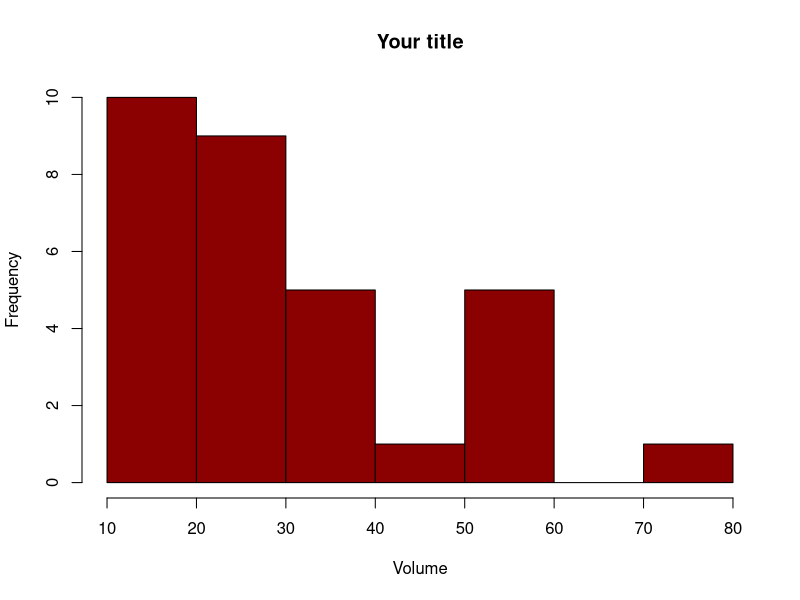
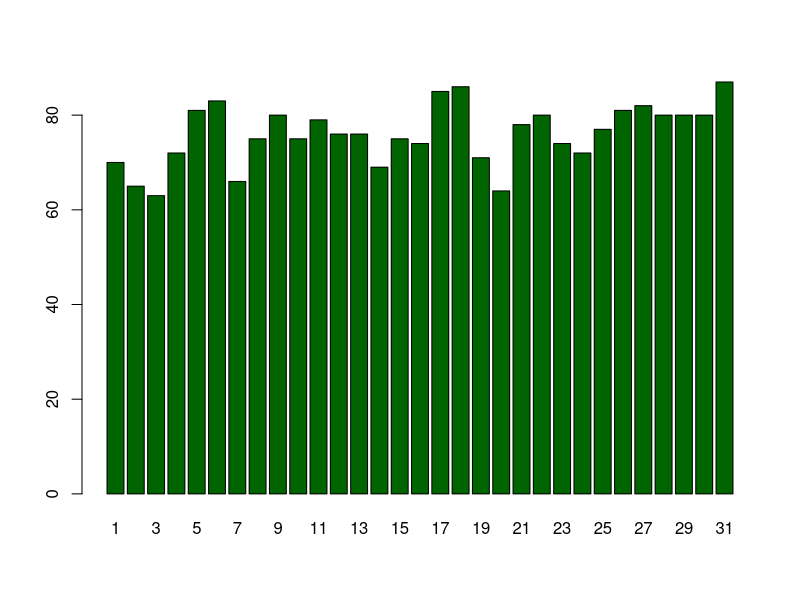
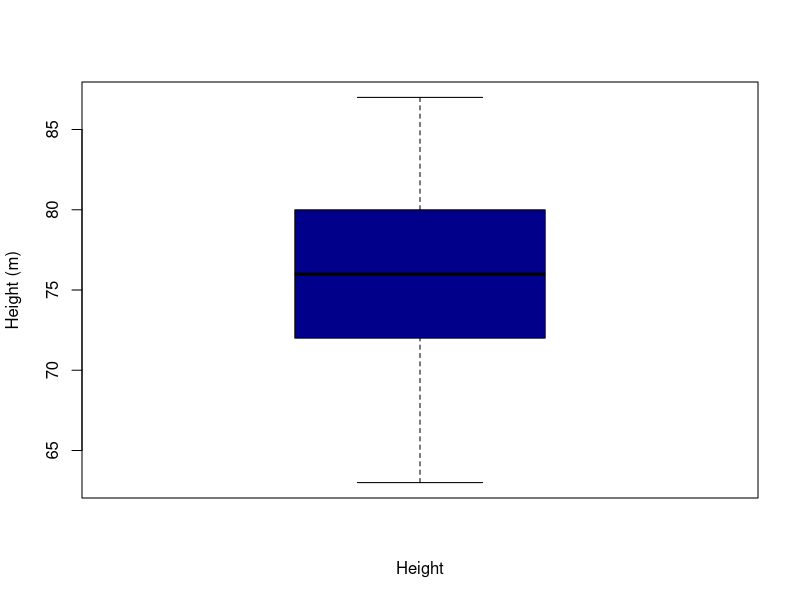
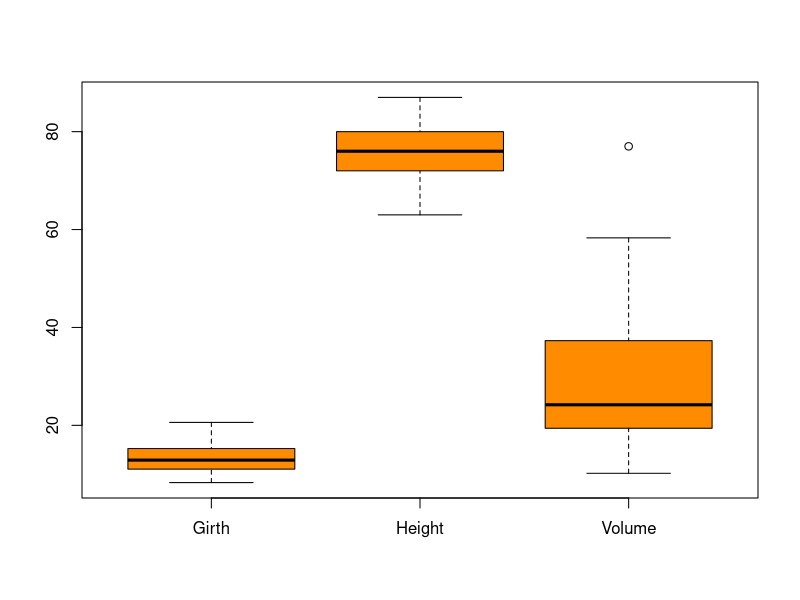
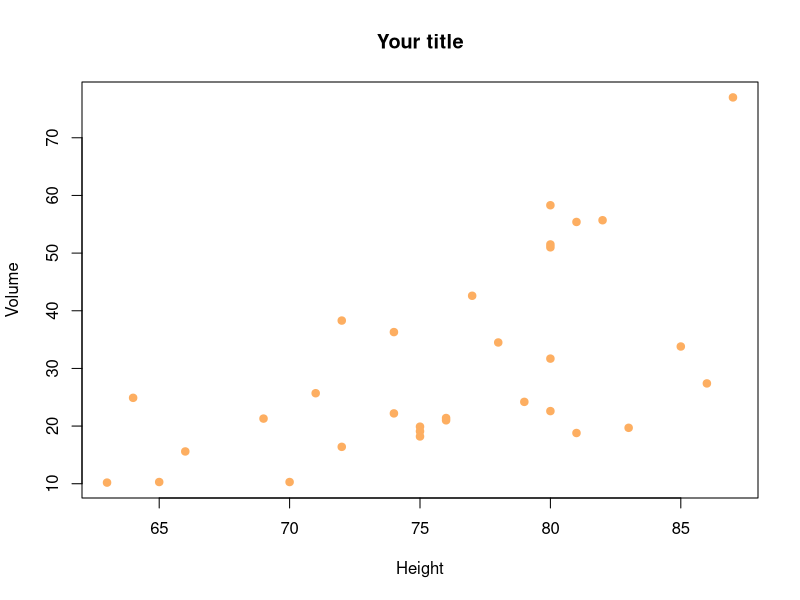
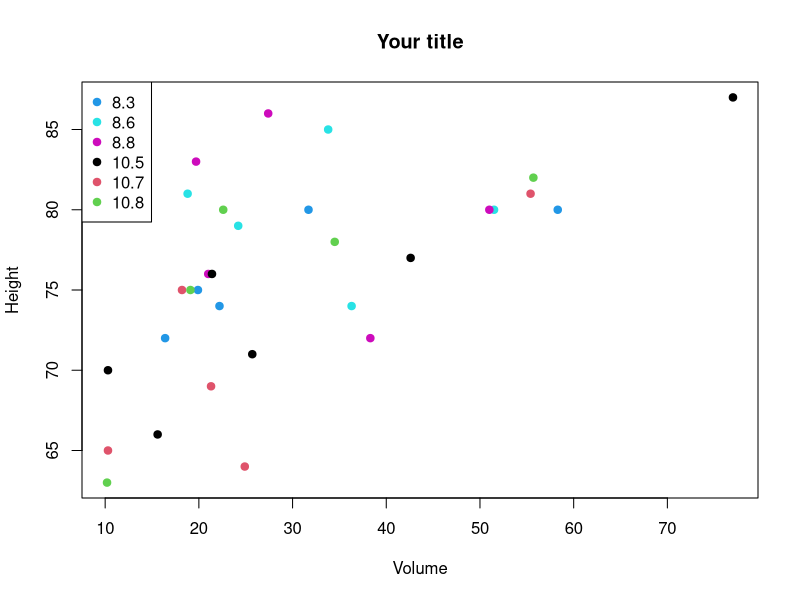
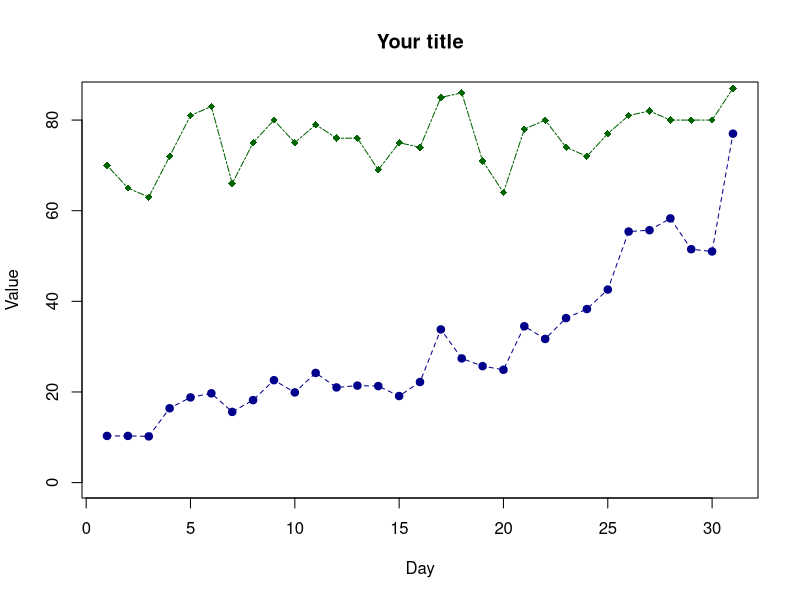
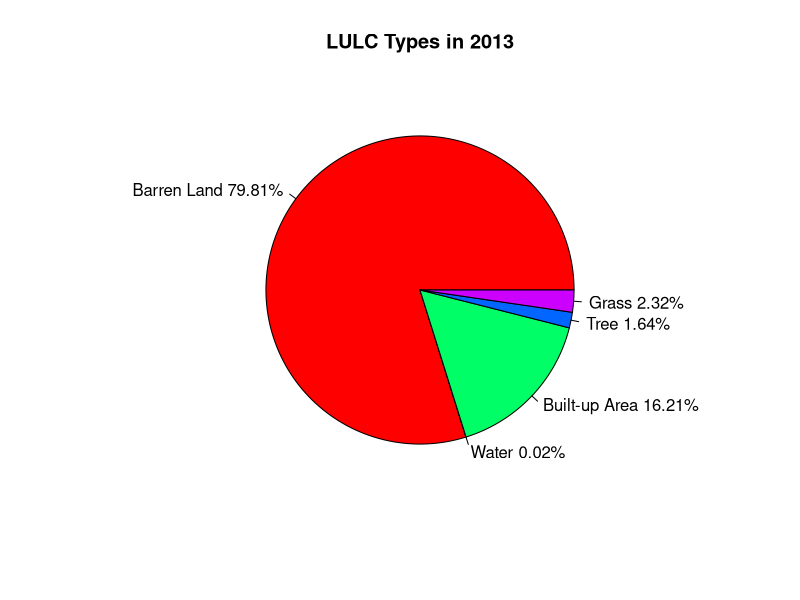

Write R code to recreate these figures, in order.
# How To Use R for Research
# 14- Basic plotting in R Programming
#### Load trees data from datasets library
library(datasets)
tr<-trees 
head(tr)

#### Histogram
hist(tr$Volume, col = 'darkred',main="Your title", xlab="Volume")

#### Barplot
barplot(tr$Height, names.arg=c(1:31), col='darkgreen')

#### Boxplot
boxplot(tr$Height, col = 'darkblue', xlab='Height',ylab='Height (m)')
boxplot(tr, col='darkorange')


#### Scatter plot
plot(tr$Height, tr$Volume, col='#FDAE61', pch=19, xlab='Height', ylab=
       'Volume', main='Your title') # pch: Plot Character

plot(tr$Volume,tr$Height, col = factor(tr$Girth[1:6]), pch=19,
     xlab='Volume', ylab='Height', main='Your title')

# Legend
legend("topleft",
       legend = levels(factor(tr$Girth[1:6])),
       pch = 19,
       col = factor(levels(factor(tr$Girth[1:6]))))

#### Line graph
plot(tr$Height,type = "o",col = "darkgreen", xlab = "Day", ylab = "Value", 
     main = "Your title", ylim = c(0, 85), pch=18, lty=6) # lty: line type
lines(tr$Volume, type = "o", col = "darkblue", pch=19, lty=2)

#### Piechart
piedata <-c(79.814,0.023,16.21, 1.636,2.318)
class <- c("Barren Land", "Water","Built-up Area","Tree","Grass")
pct <- round(piedata/sum(piedata)*100,2)
class <- paste(class, pct)
class <- paste(class,"%",sep="")
pie(piedata,labels = class, col=rainbow(5), main="LULC Types in 2013")

